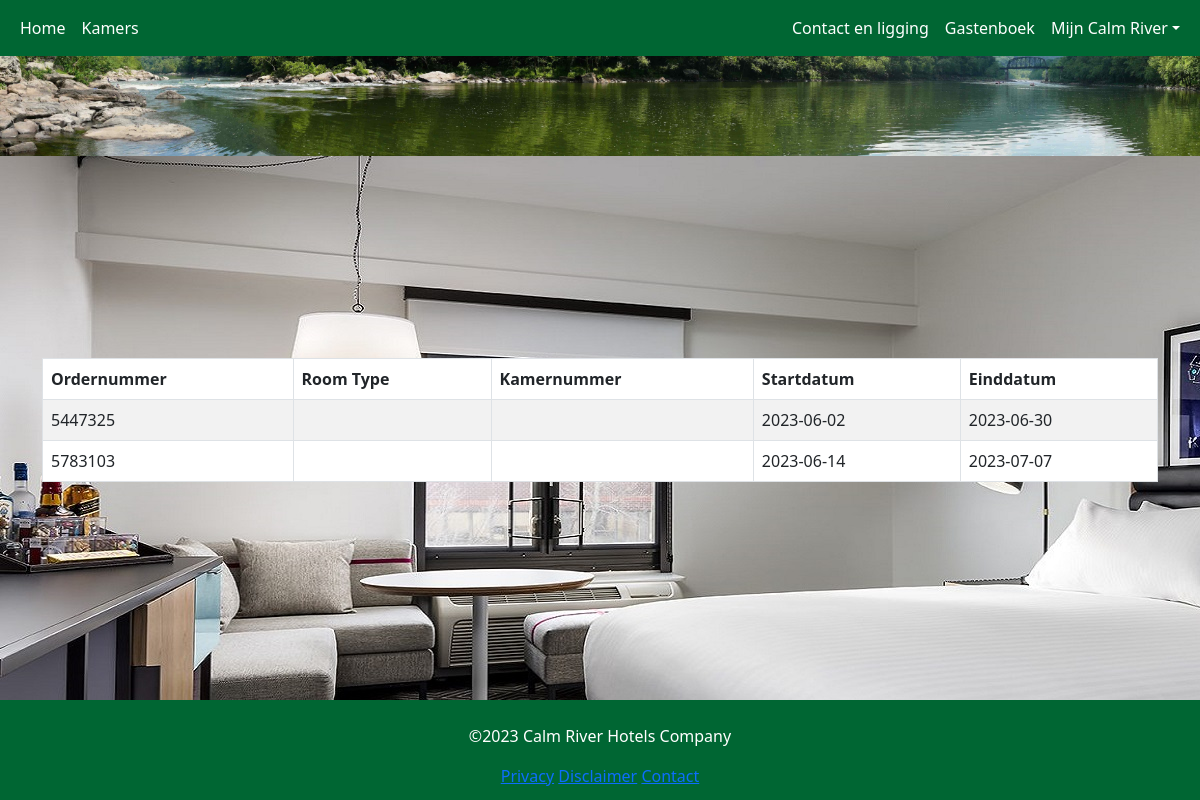
Screenshot of /my-profile/bookings (signed in) with the database file from the repository.
### models/Bookings_customer.py (models this page shows, shortened)
class Bookings_customer(db.Model):
    __tablename__ = 'bookings_customers'
    id = db.Column(db.Integer, primary_key=True)
    booking_id = db.Column(db.Integer, db.ForeignKey('bookings.id'), index=True)
    user_id = db.Column(db.Integer, db.ForeignKey('users.id'), index=True)
    customer_id = db.Column(db.Integer, db.ForeignKey('customers.id'), index=True)
    created_at = db.Column(db.DateTime, nullable=True, unique=False, index=False, default=datetime.utcnow)
    updated_at = db.Column(db.DateTime, nullable=True, unique=False, index=False, default=datetime.utcnow)
    booking = db.relationship('Booking', backref='bookings_customers')

### models/Booking.py (models this page shows, shortened)
class Booking(db.Model):
    __tablename__ = 'bookings'
    id = db.Column(db.Integer, primary_key=True)
    room_id = db.Column(db.Integer, db.ForeignKey('rooms.id'), index=True)
    start = db.Column(db.String, nullable=False, unique=False, index=False, default=datetime.utcnow)
    end = db.Column(db.String, nullable=False, unique=False, index=False, default=datetime.utcnow)
    is_reservation = db.Column(db.Boolean(), default=False, index=True)
    is_paid = db.Column(db.Boolean(), default=False, index=True)
    notes = db.Column(db.Text, nullable=True, index=True)
    order_number = db.Column(db.Integer, index=True)
    created_at = db.Column(db.DateTime, nullable=True, unique=False, index=False, default=datetime.utcnow)
    updated_at = db.Column(db.DateTime, nullable=True, unique=False, index=False, default=datetime.utcnow)

### blueprints/profile/views.py (the view)
@profile_bp.route('/my-profile/bookings')
@login_required
def my_bookings():
    query = db.session.query(Bookings_customer, Booking).join(Bookings_customer.booking)
    query = query.filter(Bookings_customer.user_id == current_user.id)
    results = query.all()
    return render_template('bookings.html', results=results)

### models/User.py (called while the page is built)
    @login_manager.user_loader
    def load_user(user_id):
        return User.query.get(user_id)

### blueprints/profile/templates/bookings.html (shortened to what this page needs)
{% extends "base.html" %}
{% block content %}
    <div class="container">
    <table class="table table-bordered table-striped" style="background-color: white">
      <thead>
        <tr>
          <th>Ordernummer</th>
          <th>Room Type</th>
          <th>Kamernummer</th>
          <th>Startdatum</th>
          <th>Einddatum</th>
        </tr>
      </thead>
      <tbody>
       {% for result in results %}
        <tr>
          <td>{{ result[0].booking.order_number }}</td>
          <td></td>
          <td></td>
          <td>{{ result[0].booking.start }}</td>
          <td>{{ result[0].booking.end }}</td>
        </tr>
       {% endfor %}
      </tbody>
    </table>
  </div>
{% endblock %}

### static/css/styles.css (style rules this page uses)
* { box-sizing: border-box; }
body { display: flex; flex-direction: column; min-height: 100vh; }

### rows the page displays
Bookings_customer: order_number "5447325", start "2023-06-02", end "2023-06-30"
Bookings_customer: order_number "5783103", start "2023-06-14", end "2023-07-07"
